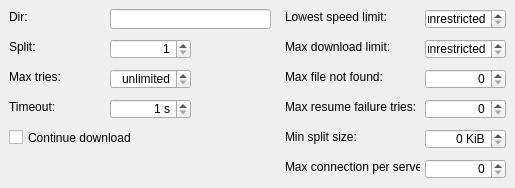
   <widget class="QWidget" name="tab_Basic">
    <attribute name="title">
     <string>Basic</string>
    </attribute>
    <widget class="QLabel" name="label_8">
     <property name="geometry">
      <rect>
       <x>285</x>
       <y>9</y>
       <width>135</width>
       <height>16</height>
      </rect>
     </property>
     <property name="text">
      <string>Lowest speed limit:</string>
     </property>
     <property name="buddy">
      <cstring>spinBox_LowestSpeedLimit</cstring>
     </property>
    </widget>
    <widget class="QSpinBox" name="spinBox_LowestSpeedLimit">
     <property name="enabled">
      <bool>true</bool>
     </property>
     <property name="geometry">
      <rect>
       <x>425</x>
       <y>9</y>
       <width>81</width>
       <height>20</height>
      </rect>
     </property>
     <property name="alignment">
      <set>Qt::AlignRight|Qt::AlignTrailing|Qt::AlignVCenter</set>
     </property>
     <property name="specialValueText">
      <string>unrestricted</string>
     </property>
     <property name="suffix">
      <string notr="true"> KiB/s</string>
     </property>
     <property name="maximum">
      <number>65535</number>
     </property>
    </widget>
    <widget class="QLabel" name="label_9">
     <property name="geometry">
      <rect>
       <x>285</x>
       <y>39</y>
       <width>135</width>
       <height>16</height>
      </rect>
     </property>
     <property name="text">
      <string>Max download limit:</string>
     </property>
     <property name="buddy">
      <cstring>spinBox_MaxDownloadLimit</cstring>
     </property>
    </widget>
    <widget class="QSpinBox" name="spinBox_MaxDownloadLimit">
     <property name="enabled">
      <bool>true</bool>
     </property>
     <property name="geometry">
      <rect>
       <x>425</x>
       <y>39</y>
       <width>81</width>
       <height>20</height>
      </rect>
     </property>
     <property name="alignment">
      <set>Qt::AlignRight|Qt::AlignTrailing|Qt::AlignVCenter</set>
     </property>
     <property name="specialValueText">
      <string>unrestricted</string>
     </property>
     <property name="suffix">
      <string notr="true"> KiB/s</string>
     </property>
     <property name="maximum">
      <number>65535</number>
     </property>
    </widget>
    <widget class="QLabel" name="label_10">
     <property name="geometry">
      <rect>
       <x>285</x>
       <y>69</y>
       <width>135</width>
       <height>16</height>
      </rect>
     </property>
     <property name="text">
      <string>Max file not found:</string>
     </property>
     <property name="buddy">
      <cstring>spinBox_MaxFileNotFound</cstring>
     </property>
    </widget>
    <widget class="QSpinBox" name="spinBox_MaxFileNotFound">
     <property name="enabled">
      <bool>true</bool>
     </property>
     <property name="geometry">
      <rect>
       <x>425</x>
       <y>69</y>
       <width>81</width>
       <height>20</height>
      </rect>
     </property>
     <property name="alignment">
      <set>Qt::AlignRight|Qt::AlignTrailing|Qt::AlignVCenter</set>
     </property>
     <property name="suffix">
      <string notr="true"/>
     </property>
     <property name="maximum">
      <number>65535</number>
     </property>
    </widget>
    <widget class="QLabel" name="label_11">
     <property name="geometry">
      <rect>
       <x>285</x>
       <y>99</y>
       <width>135</width>
       <height>16</height>
      </rect>
     </property>
     <property name="text">
      <string>Max resume failure tries:</string>
     </property>
     <property name="buddy">
      <cstring>spinBox_MaxResumeFailureTries</cstring>
     </property>
    </widget>
    <widget class="QSpinBox" name="spinBox_MaxResumeFailureTries">
     <property name="enabled">
      <bool>true</bool>
     </property>
     <property name="geometry">
      <rect>
       <x>425</x>
       <y>99</y>
       <width>81</width>
       <height>20</height>
      </rect>
     </property>
     <property name="alignment">
      <set>Qt::AlignRight|Qt::AlignTrailing|Qt::AlignVCenter</set>
     </property>
     <property name="suffix">
      <string notr="true"/>
     </property>
     <property name="maximum">
      <number>65535</number>
     </property>
    </widget>
    <widget class="QLabel" name="label_12">
     <property name="geometry">
      <rect>
       <x>9</x>
       <y>69</y>
       <width>101</width>
       <height>16</height>
      </rect>
     </property>
     <property name="text">
      <string>Max tries:</string>
     </property>
     <property name="buddy">
      <cstring>spinBox_MaxTries</cstring>
     </property>
    </widget>
    <widget class="QCheckBox" name="checkBox_ContinueDownload">
     <property name="enabled">
      <bool>true</bool>
     </property>
     <property name="geometry">
      <rect>
       <x>9</x>
       <y>129</y>
       <width>181</width>
       <height>17</height>
      </rect>
     </property>
     <property name="text">
      <string>Continue download</string>
     </property>
    </widget>
    <widget class="QLabel" name="label_13">
     <property name="geometry">
      <rect>
       <x>9</x>
       <y>99</y>
       <width>101</width>
       <height>16</height>
      </rect>
     </property>
     <property name="text">
      <string>Timeout:</string>
     </property>
     <property name="buddy">
      <cstring>spinBox_Timeout</cstring>
     </property>
    </widget>
    <widget class="QSpinBox" name="spinBox_MaxTries">
     <property name="enabled">
      <bool>true</bool>
     </property>
     <property name="geometry">
      <rect>
       <x>110</x>
       <y>69</y>
       <width>81</width>
       <height>20</height>
      </rect>
     </property>
     <property name="alignment">
      <set>Qt::AlignRight|Qt::AlignTrailing|Qt::AlignVCenter</set>
     </property>
     <property name="specialValueText">
      <string>unlimited</string>
     </property>
     <property name="minimum">
      <number>1</number>
     </property>
     <property name="maximum">
      <number>256</number>
     </property>
     <property name="value">
      <number>1</number>
     </property>
    </widget>
    <widget class="QSpinBox" name="spinBox_Timeout">
     <property name="enabled">
      <bool>true</bool>
     </property>
     <property name="geometry">
      <rect>
       <x>110</x>
       <y>99</y>
       <width>81</width>
       <height>20</height>
      </rect>
     </property>
     <property name="alignment">
      <set>Qt::AlignRight|Qt::AlignTrailing|Qt::AlignVCenter</set>
     </property>
     <property name="suffix">
      <string notr="true"> s</string>
     </property>
     <property name="minimum">
      <number>1</number>
     </property>
     <property name="maximum">
      <number>86400</number>
     </property>
    </widget>
    <widget class="QSpinBox" name="spinBox_Split">
     <property name="enabled">
      <bool>true</bool>
     </property>
     <property name="geometry">
      <rect>
       <x>110</x>
       <y>39</y>
       <width>81</width>
       <height>20</height>
      </rect>
     </property>
     <property name="alignment">
      <set>Qt::AlignRight|Qt::AlignTrailing|Qt::AlignVCenter</set>
     </property>
     <property name="suffix">
      <string notr="true"/>
     </property>
     <property name="minimum">
      <number>1</number>
     </property>
     <property name="maximum">
      <number>256</number>
     </property>
    </widget>
    <widget class="QLabel" name="label_7">
     <property name="geometry">
      <rect>
       <x>9</x>
       <y>39</y>
       <width>101</width>
       <height>16</height>
      </rect>
     </property>
     <property name="text">
      <string>Split:</string>
     </property>
     <property name="buddy">
      <cstring>spinBox_Split</cstring>
     </property>
    </widget>
    <widget class="QLineEdit" name="lineEdit_Dir">
     <property name="enabled">
      <bool>true</bool>
     </property>
     <property name="geometry">
      <rect>
       <x>110</x>
       <y>9</y>
       <width>161</width>
       <height>20</height>
      </rect>
     </property>
    </widget>
    <widget class="QLabel" name="label">
     <property name="geometry">
      <rect>
       <x>9</x>
       <y>9</y>
       <width>101</width>
       <height>16</height>
      </rect>
     </property>
     <property name="text">
      <string>Dir:</string>
     </property>
     <property name="buddy">
      <cstring>lineEdit_Dir</cstring>
     </property>
    </widget>
    <widget class="QLabel" name="label_30">
     <property name="geometry">
      <rect>
       <x>285</x>
       <y>129</y>
       <width>135</width>
       <height>16</height>
      </rect>
     </property>
     <property name="text">
      <string>Min split size:</string>
     </property>
     <property name="buddy">
      <cstring>spinBox_MinSplitSize</cstring>
     </property>
    </widget>
    <widget class="QSpinBox" name="spinBox_MinSplitSize">
     <property name="enabled">
      <bool>true</bool>
     </property>
     <property name="geometry">
      <rect>
       <x>425</x>
       <y>129</y>
       <width>81</width>
       <height>20</height>
      </rect>
     </property>
     <property name="alignment">
      <set>Qt::AlignRight|Qt::AlignTrailing|Qt::AlignVCenter</set>
     </property>
     <property name="suffix">
      <string notr="true"> KiB</string>
     </property>
     <property name="maximum">
      <number>65535</number>
     </property>
    </widget>
    <widget class="QLabel" name="label_31">
     <property name="geometry">
      <rect>
       <x>285</x>
       <y>159</y>
       <width>135</width>
       <height>16</height>
      </rect>
     </property>
     <property name="text">
      <string>Max connection per server:</string>
     </property>
     <property name="buddy">
      <cstring>spinBox_MaxConnectionPerServer</cstring>
     </property>
    </widget>
    <widget class="QSpinBox" name="spinBox_MaxConnectionPerServer">
     <property name="enabled">
      <bool>true</bool>
     </property>
     <property name="geometry">
      <rect>
       <x>425</x>
       <y>159</y>
       <width>81</width>
       <height>20</height>
      </rect>
     </property>
     <property name="alignment">
      <set>Qt::AlignRight|Qt::AlignTrailing|Qt::AlignVCenter</set>
     </property>
     <property name="suffix">
      <string notr="true"/>
     </property>
     <property name="maximum">
      <number>65535</number>
     </property>
    </widget>
   </widget>
